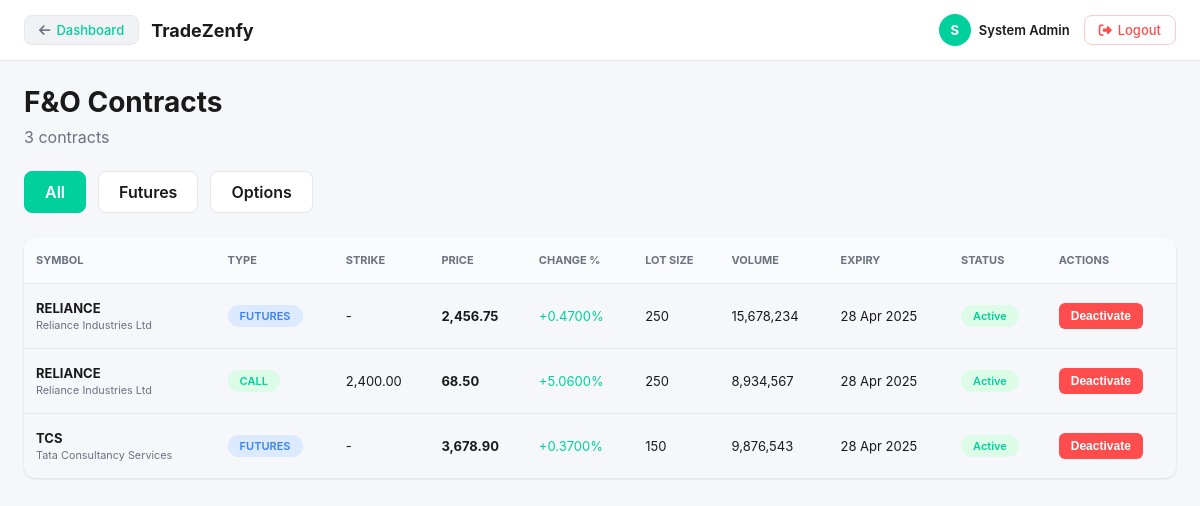
Screenshot of /admin/fno-contracts.php (signed in) with the database file from the repository.
### tables this page shows
CREATE TABLE IF NOT EXISTS `fno_contracts` (
  `id` int(11) NOT NULL AUTO_INCREMENT,
  `symbol` varchar(50) NOT NULL,
  `stock_name` varchar(100) DEFAULT NULL,
  `contract_type` enum('FUTURES','CALL','PUT') NOT NULL,
  `strike_price` decimal(12,2) DEFAULT 0.00,
  `expiry_date` date NOT NULL,
  `lot_size` int(11) NOT NULL,
  `current_price` decimal(12,2) DEFAULT NULL,
  `previous_close` decimal(12,2) DEFAULT NULL,
  `change_percent` decimal(10,4) DEFAULT NULL,
  `high_price` decimal(12,2) DEFAULT NULL,
  `low_price` decimal(12,2) DEFAULT NULL,
  `volume` bigint(20) DEFAULT NULL,
  `open_interest` bigint(20) DEFAULT NULL,
  `premium` decimal(12,2) DEFAULT NULL,
  `is_active` tinyint(1) DEFAULT 1,
  `created_at` timestamp NOT NULL DEFAULT current_timestamp(),
  `updated_at` timestamp NOT NULL DEFAULT current_timestamp() ON UPDATE current_timestamp(),
  PRIMARY KEY (`id`)
);

### includes/middleware.php (called while the page is built, shortened)
<?php
function requireAdmin(): array {
    $db   = getDB();
    $stmt = $db->prepare("SELECT id, username, name, email, role FROM admins WHERE id = ? AND is_active = 1");
    $stmt->execute([$_SESSION['admin_id']]);
    $admin = $stmt->fetch();
    return $admin;
}

### admin/fno-contracts.php (the view, shortened to what this page needs)
<?php
require_once __DIR__ . '/../includes/middleware.php';
$admin = requireAdmin();
$db = getDB();
$filter = $_GET['filter'] ?? 'all';
$query = "SELECT * FROM fno_contracts WHERE 1=1";
$query .= " ORDER BY symbol, contract_type, strike_price";
$contracts = $db->query($query)->fetchAll();
?>
<!DOCTYPE html>
<html lang="en">
<head>
    <link rel="stylesheet" href="https://cdnjs.cloudflare.com/ajax/libs/font-awesome/6.4.0/css/all.min.css">
</head>
<body>
<?php include __DIR__ . '/../includes/fno-admin-header.php'; ?>
<div class="main">
    <div style="margin-bottom: 24px;">
        <h1 style="font-size: 28px; margin-bottom: 8px;">F&O Contracts</h1>
        <p style="color: var(--groww-text-secondary);"><?= count($contracts) ?> contracts</p>
    </div>
    <div class="controls">
        <a href="?filter=all" class="filter-tab <?= $filter === 'all' ? 'active' : '' ?>">All</a>
        <a href="?filter=futures" class="filter-tab <?= $filter === 'futures' ? 'active' : '' ?>">Futures</a>
        <a href="?filter=options" class="filter-tab <?= $filter === 'options' ? 'active' : '' ?>">Options</a>
    </div>
    <table>
        <thead>
            <tr>
                <th>Symbol</th>
                <th>Type</th>
                <th>Strike</th>
                <th>Price</th>
                <th>Change %</th>
                <th>Lot Size</th>
                <th>Volume</th>
                <th>Expiry</th>
                <th>Status</th>
                <th>Actions</th>
            </tr>
        </thead>
        <tbody>
            <?php foreach ($contracts as $c): ?>
            <tr>
                <td><strong><?= $c['symbol'] ?></strong><br><small style="color: var(--groww-text-secondary)"><?= $c['stock_name'] ?></small></td>
                <td><span class="badge badge-<?= $c['contract_type'] ?>"><?= $c['contract_type'] ?></span></td>
                <td><?= $c['contract_type'] !== 'FUTURES' ? number_format($c['strike_price'], 2) : '-' ?></td>
                <td><strong><?= number_format($c['current_price'], 2) ?></strong></td>
                <td style="color: <?= $c['change_percent'] >= 0 ? 'var(--groww-green)' : 'var(--groww-red)' ?>">
                    <?= $c['change_percent'] >= 0 ? '+' : '' ?><?= $c['change_percent'] ?>%
                </td>
                <td><?= number_format($c['lot_size']) ?></td>
                <td><?= number_format($c['volume']) ?></td>
                <td><?= date('d M Y', strtotime($c['expiry_date'])) ?></td>
                <td><span class="badge badge-<?= $c['is_active'] ? 'active' : 'inactive' ?>"><?= $c['is_active'] ? 'Active' : 'Inactive' ?></span></td>
                <td>
                    <button class="toggle-btn <?= $c['is_active'] ? 'active' : 'inactive' ?>" onclick="toggleContract(<?= $c['id'] ?>)">
                        <?= $c['is_active'] ? 'Deactivate' : 'Activate' ?>
                    </button>
                </td>
            </tr>
            <?php endforeach; ?>
        </tbody>
    </table>
</div>
</body>
</html>

### includes/fno-admin-header.php (shortened to what this page needs)
<?php
$adminName = $admin['name'] ?? 'Admin';
$adminInitial = strtoupper(substr($adminName, 0, 1));
?>
<div class="fno-top-header">
  <div class="fno-logo">
    <a href="index.php" class="back-btn"><i class="fa fa-arrow-left"></i> <span>Dashboard</span></a>
    TradeZenfy
  </div>
  <div class="header-right">
    <div class="admin-badge">
      <div class="avatar"><?= $adminInitial ?></div>
      <span><?= htmlspecialchars($adminName) ?></span>
    </div>
    <a href="../logout.php" class="logout-btn"><i class="fa fa-sign-out-alt"></i> <span>Logout</span></a>
  </div>
</div>

### admin/fno-contracts.php (style rules this page uses)
* { margin: 0; padding: 0; box-sizing: border-box; }
:root { --groww-green: #00D09C; --groww-red: #FF4D4D; --groww-bg: #F5F7FA; --groww-card: #F5F7FA; --groww-text: #1A1A1A; --groww-text-secondary: #6B7280; --groww-border: #E5E7EB; }
body { font-family: -apple-system, BlinkMacSystemFont, 'Segoe UI', Roboto, sans-serif; background: var(--groww-bg); color: var(--groww-text); }
.main { max-width: 1400px; margin: 0 auto; padding: 24px; }
.controls { display: flex; gap: 12px; margin-bottom: 24px; flex-wrap: wrap; }
.filter-tab { padding: 10px 20px; border: 1px solid var(--groww-border); background: white; border-radius: 8px; text-decoration: none; color: var(--groww-text); font-weight: 600; }
.filter-tab.active { background: var(--groww-green); color: white; border-color: var(--groww-green); }
table { width: 100%; border-collapse: collapse; background: var(--groww-card); border-radius: 12px; overflow: hidden; box-shadow: 0 1px 3px rgba(0,0,0,0.1); }
th { font-size: 11px; color: var(--groww-text-secondary); text-transform: uppercase; padding: 16px 12px; text-align: left; background: #F9FAFB; }
td { padding: 16px 12px; font-size: 13px; border-top: 1px solid var(--groww-border); }
.badge { padding: 4px 12px; border-radius: 20px; font-size: 11px; font-weight: 600; display: inline-block; }
.badge-FUTURES { background: #DBEAFE; color: #3B82F6; }
.badge-CALL { background: #DCFCE7; color: var(--groww-green); }
.badge-active { background: #DCFCE7; color: var(--groww-green); }
.toggle-btn { padding: 6px 12px; border: none; border-radius: 6px; cursor: pointer; font-weight: 600; font-size: 12px; }
.toggle-btn.active { background: var(--groww-red); color: white; }

### includes/fno-admin-header.php (style rules this page uses)
.fno-top-header { background: #fff; border-bottom: 1px solid var(--groww-border); padding: 14px 24px; display: flex; align-items: center; justify-content: space-between; position: sticky; top: 0; z-index: 100; }
.fno-top-header .fno-logo { font-size: 18px; font-weight: 700; color: var(--groww-text); display: flex; align-items: center; gap: 12px; }
.fno-top-header .fno-logo span { color: var(--groww-green); }
.fno-top-header .back-btn { display: inline-flex; align-items: center; gap: 6px; padding: 6px 14px; background: #f0f2f5; border: 1px solid var(--groww-border); border-radius: 8px; color: var(--groww-text-secondary); font-size: 13px; font-weight: 500; text-decoration: none; transition: all .15s; }
.fno-top-header .header-right { display: flex; align-items: center; gap: 14px; }
.fno-top-header .admin-badge { display: flex; align-items: center; gap: 8px; }
.fno-top-header .avatar { width: 32px; height: 32px; border-radius: 50%; background: var(--groww-green); color: #fff; display: flex; align-items: center; justify-content: center; font-size: 13px; font-weight: 700; }
.fno-top-header .admin-badge span { font-size: 13px; font-weight: 600; color: var(--groww-text); }
.fno-top-header .logout-btn { padding: 6px 14px; background: #fff; border: 1px solid #fecaca; border-radius: 8px; color: var(--groww-red); font-size: 13px; font-weight: 500; text-decoration: none; display: inline-flex; align-items: center; gap: 6px; transition: all .15s; }

### rows the page displays
fno_contracts: symbol "RELIANCE", stock_name "Reliance Industries Ltd", contract_type "FUTURES", current_price "2,456.75", change_percent "0.4700", lot_size "250", volume "15,678,234", expiry_date "28 Apr 2025", is_active "Active"
fno_contracts: symbol "RELIANCE", stock_name "Reliance Industries Ltd", contract_type "CALL", strike_price "2,400.00", current_price "68.50", change_percent "5.0600", lot_size "250", volume "8,934,567", expiry_date "28 Apr 2025", is_active "Active"
fno_contracts: symbol "TCS", stock_name "Tata Consultancy Services", contract_type "FUTURES", current_price "3,678.90", change_percent "0.3700", lot_size "150", volume "9,876,543", expiry_date "28 Apr 2025", is_active "Active"

### other values shown
$adminInitial "S"
$adminName "System Admin"
count($contracts) "3"
